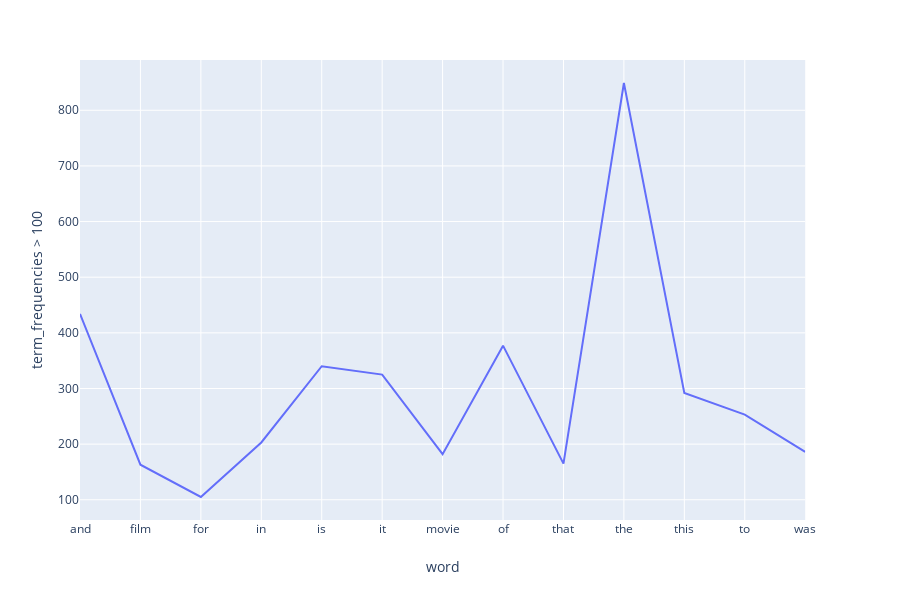

Notebook cell for this chart:
### Code cell
import plotly.express as px

candidate = []
term_frequencies = []

count_vect = CountVectorizer()
imdb_counts = count_vect.fit_transform(imdb_pd.text)

for j in range(0,imdb_pd_counts.shape[1]):
    if sum(imdb_pd_counts[:,j].toarray()) > 100:
        candidate.append(count_vect.get_feature_names()[j])
        term_frequencies.append(sum(imdb_pd_counts[:,j].toarray()))

fig = px.line(x=candidate, y=[list(i)[0] for i in term_frequencies], labels={'x':'word', 'y':'term_frequencies > 100'})
fig.show()

### Figure 1 — Plotly figure (JSON) as saved in the notebook; plotly's stock layout.template omitted (floating-point values rounded to 4 significant figures)
{"data": [{"hoverlabel": {"namelength": 0}, "hovertemplate": "word=%{x}<br>term_frequencies > 100=%{y}", "legendgroup": "", "line": {"color": "#636efa", "dash": "solid"}, "mode": "lines", "name": "", "showlegend": false, "type": "scatter", "x": ["and", "film", "for", "in", "is", "it", "movie", "of", "that", "the", "this", "to", "was"], "xaxis": "x", "y": [434, 163, 105, 203, 340, 325, 182, 377, 165, 849, 292, 253, 186], "yaxis": "y"}], "layout": {"height": 600, "legend": {"tracegroupgap": 0}, "margin": {"t": 60}, "xaxis": {"anchor": "y", "domain": [0, 0.98], "title": {"text": "word"}}, "yaxis": {"anchor": "x", "domain": [0, 1], "title": {"text": "term_frequencies > 100"}}}}
